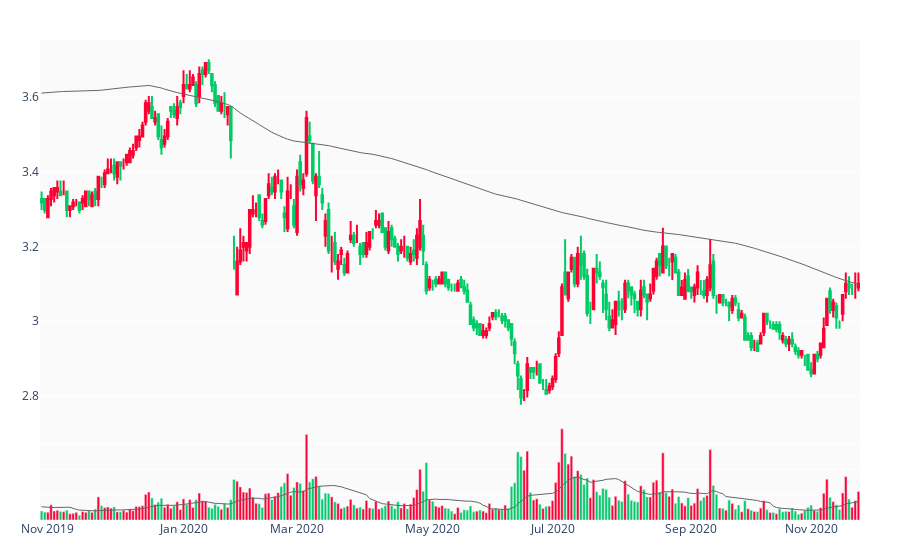

Notebook code for this chart:
### Code cell
draw(df, 260, 200, 20)

### Figure 1 — Plotly figure (JSON) as saved in the notebook; plotly's stock layout.template omitted (floating-point values rounded to 4 significant figures; data arrays with more than 128 entries replaced by an {"elided": "..."} marker saying what was removed)
{"data": [{"close": {"elided": "260 str values"}, "decreasing": {"line": {"color": "#00CC66"}}, "high": {"elided": "260 str values"}, "increasing": {"line": {"color": "#FF0033"}}, "low": {"elided": "260 str values"}, "open": {"elided": "260 str values"}, "type": "candlestick", "x": {"elided": "260 str values"}, "yaxis": "y2"}, {"marker": {"color": {"elided": "260 str values"}}, "type": "bar", "x": {"elided": "260 str values"}, "y": {"elided": "260 str values"}, "yaxis": "y"}, {"hoverinfo": "none", "line": {"width": 1}, "marker": {"color": "#666"}, "type": "scatter", "x": {"elided": "260 str values"}, "y": {"elided": "260 float values"}, "yaxis": "y2"}, {"hoverinfo": "none", "line": {"width": 1}, "marker": {"color": "#666"}, "type": "scatter", "x": {"elided": "260 str values"}, "y": {"elided": "260 float values"}, "yaxis": "y"}], "layout": {"autosize": true, "margin": {"b": 40, "l": 40, "r": 40, "t": 40}, "plot_bgcolor": "rgb(250, 250, 250)", "showlegend": false, "xaxis": {"autorange": true, "range": ["2019-10-29 12:00", "2020-11-23 12:00"], "rangebreaks": [{"values": {"elided": "131 str values"}}], "rangeslider": {"visible": false, "yaxis": {}, "yaxis2": {}}, "type": "date"}, "yaxis": {"autorange": true, "domain": [0, 0.2], "range": [0, 37890000.0], "showticklabels": false, "type": "linear"}, "yaxis2": {"autorange": true, "domain": [0.2, 1], "range": [2.725, 3.753], "type": "linear"}}}
